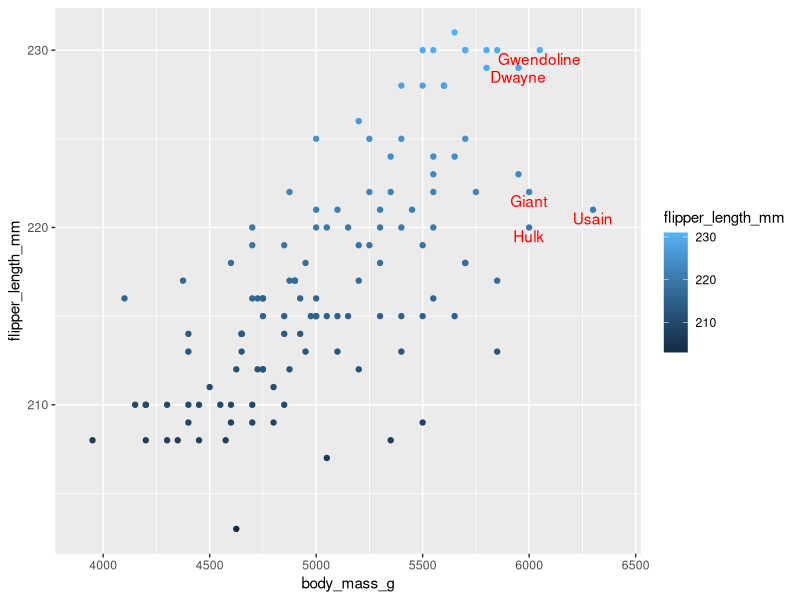
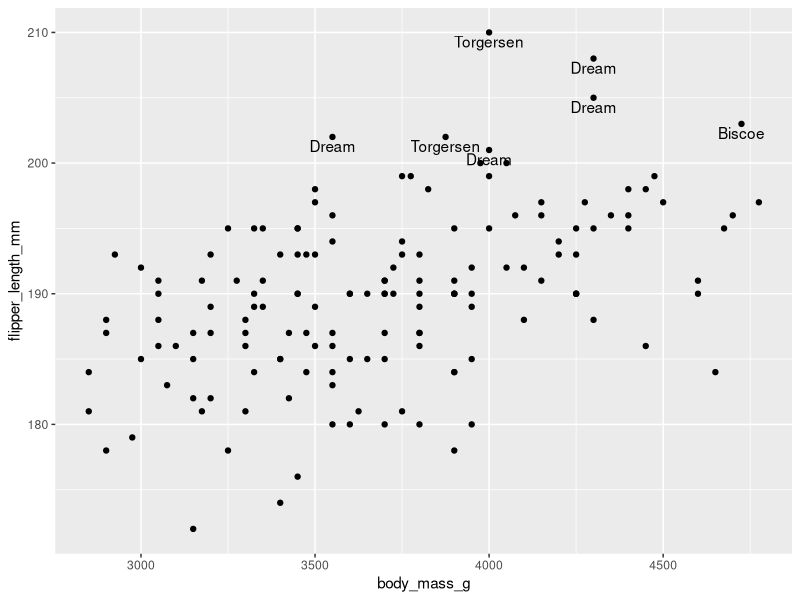

Write R code to recreate these figures, in order.
#2
install.packages("palmerpenguins")
install.packages('tidyverse')
install.packages('dplyr')
library(palmerpenguins)
library(tidyverse)
library(dplyr)

# Subset penguins dataframe to the five heaviest penguins
big_penguins <- penguins %>%
  filter(species == "Gentoo",!is.na(body_mass_g)) %>% 
  arrange(body_mass_g) %>% tail(n = 5L)
# only includes Gentoo species and removes NAs in the data of body mass then arranges them in order of increasing body mass 

# Add a column with names to big_penguins
big_penguins$names <- c("Dwayne", "Hulk", "Giant", "Gwendoline", "Usain")

# Plot all Gentoo penguins and use big_penguins dataframe for labels
penguins %>% filter(species == "Gentoo") %>%
  ggplot(aes(x = body_mass_g, y = flipper_length_mm)) +
  geom_point(aes(colour = flipper_length_mm)) +
  geom_text(
    data = big_penguins,
    mapping = aes(label = names),
    nudge_x = -1.5,
    nudge_y = -0.5,
    colour = "red"
  ) +
  xlim(3900, 6400)
#this is where we plot the data - flipper length has been added to the y axis
#geom_text is used to add text to a plot and it also allows you to use specific colours for the labels

#Important details:

#1) For geom_text() we’re switching to different data, namely our big_penguins dataframe. Nevertheless, geom_text() inherits the position mappings from ggplot(). That’s how geom_text() knows where to put the labels.

#2) We use the nudge parameters to push the labels down and left a bit, so that they don’t sit right on top of the dots they are labeling.

#3) We’ve made the x-axis a bit longer with xlim(), so that the names don’t get cut off.


#To highlight the home islands of Adelie penguins with flipper lengths over 200mm, we can filter within the 'data' argument of geom_text:

penguins %>% filter(species == 'Adelie') %>% ggplot(aes(x = body_mass_g, y = flipper_length_mm)) + geom_point() + geom_text(data = filter(penguins, species == 'Adelie' ,flipper_length_mm > 200), aes(label = island), nudge_y = -0.7)

#the species has to be filtered again in geom_text, because otherwise it will include all the species of penguins that have a flipper length of >200 and add labels for them too 










